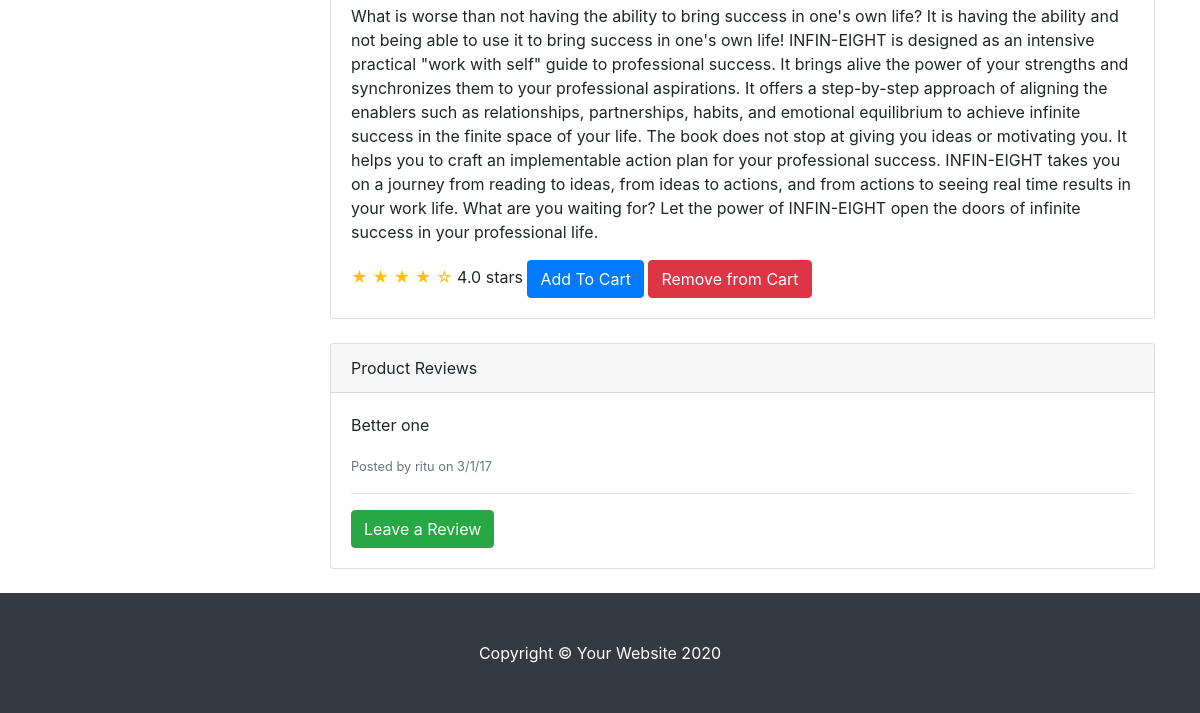
The app's page /product/22/ (lower part), older data.
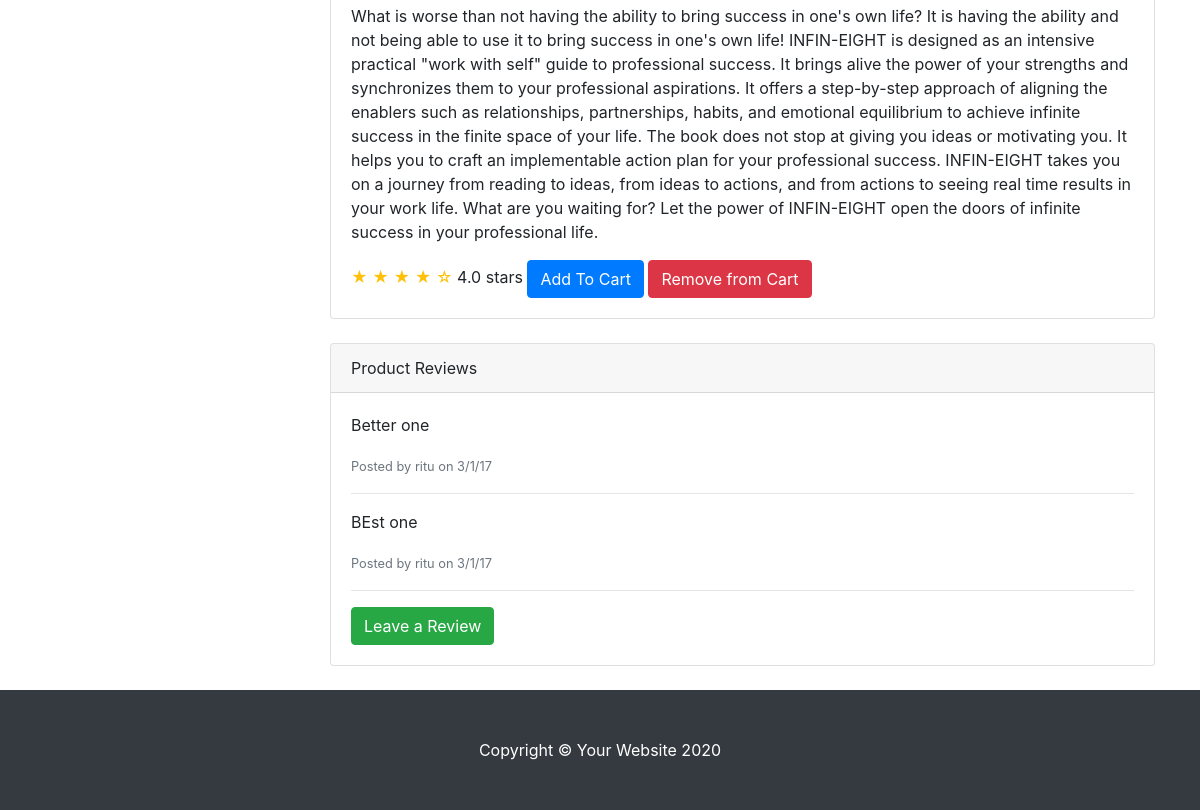
The same page, newer data.
### products/models.py (models this page shows, shortened)
class Product(models.Model):
    name = models.CharField(max_length=200)
    category = models.ForeignKey('Category', on_delete=models.CASCADE)
    description = models.TextField(max_length=2000, default='')
    photo = models.URLField(max_length=900, default='https://via.placeholder.com/300x400?text=No+photo')
    price = models.DecimalField(max_digits=10, decimal_places=2)
    slug = models.SlugField()
    def get_add_to_cart_url(self):
        return reverse("orders:add-to-cart", args=[str(self.slug)])
    def get_remove_from_cart_url(self):
        return reverse("orders:remove-from-cart", args=[str(self.slug)])

class Review(models.Model):
    user = models.ForeignKey(User, on_delete=models.CASCADE)
    rating = models.PositiveIntegerField(default=0, validators=[MaxValueValidator(5)])
    comment = models.TextField(max_length=2000, default='')
    date_posted = models.DateTimeField(auto_now_add=True)
    product = models.ForeignKey(Product, on_delete=models.CASCADE)
    class Meta:
        ordering = ['date_posted']

### products/views.py (the view)
# urls.py: path('product/<str:pk>/', views.productdetail, name='product-detail'),
def productdetail(request, pk):
    categories = Category.objects.all()
    product = Product.objects.get(id=pk)
    review_qs = product.review_set.all()
    context = {
        'product': product,
        'categories': categories,
        'reviews': review_qs
    }
    return render(request, 'Product_detail.html', context)

### templates/Product_detail.html (shortened to what this page needs)
{% extends "base.html" %}
{% block content %}
     <div class="card mt-4">
          <div class="card-body">
            <p class="card-text">{{ product.description }}</p>
            <span class="text-warning">&#9733; &#9733; &#9733; &#9733; &#9734;</span>
            4.0 stars
              <a href="{{ product.get_add_to_cart_url }}"  class="btn btn-primary" >Add To Cart</a>
              <a href="{{ product.get_remove_from_cart_url }}"  class="btn btn-danger" >Remove from Cart</a>
          </div>
        </div>
     <div class="card card-outline-secondary my-4">
          <div class="card-header">
            Product Reviews
          </div>
          <div class="card-body">
              {% for review in reviews %}
              <p> {{ review.comment }}</p>
                <small class="text-muted">Posted by {{review.user}} on 3/1/17</small>
              <hr>
              {% endfor %}
              <button type="button" class="btn btn-success pull-right" data-toggle="modal" data-target="#modal-create-{{product.id}}">Leave a Review</button>
          </div>
        </div>
{% endblock %}

### templates/base.html (shortened to what this page needs)
<!DOCTYPE html>
<html lang="en">
<head>
  {% load static %}
  <link href="{% static 'vendor/bootstrap/css/bootstrap.min.css' %}" rel="stylesheet">
  {% load static %}
  <link href="{% static 'css/shop-homepage.css" rel="stylesheet' %}">
</head>
<body>
  <div class="container">
    <div class="row">
      <div class="col-lg-3">
      </div>
      <div class="col-lg-9">
        {% block content %}
        {% endblock %}
      </div>
    </div>
  </div>
  <footer class="py-5 bg-dark">
    <div class="container">
      <p class="m-0 text-center text-white">Copyright &copy; Your Website 2020</p>
    </div>
  </footer>
</body>
</html>

Row changes from the older to the newer data that the page shows:
added Review: comment "BEst one", user "ritu"
